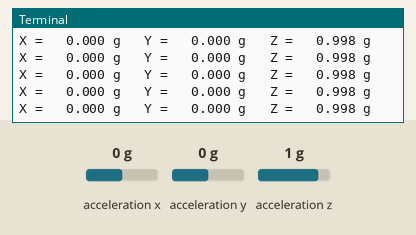
Simulated run of this program. Board: Raspberry Pi (BCM pin numbers). Parts: the last lines printed to the terminal. Inputs (shaded band) come from the test bench; at power-on: acceleration x 0 g, acceleration y 0 g, acceleration z 1 g.

Above: at 1.2 s.
1.3 s: acceleration x set to -1.4 g
At 1.33 s:
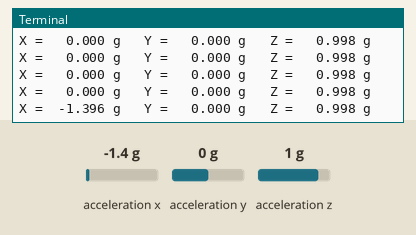
2.8 s: acceleration y set to -1.4 g
At 2.85 s:
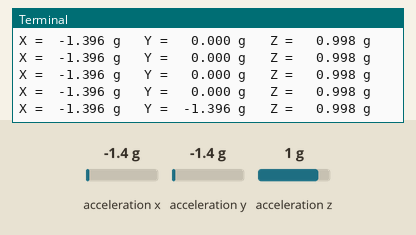
4.3 s: acceleration z set to -1.4 g
At 4.37 s:
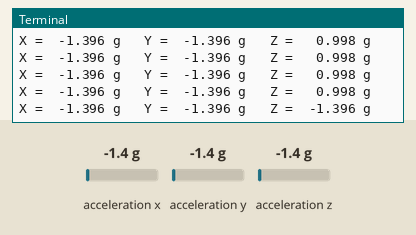
5.8 s: acceleration x set to 0 g
At 5.89 s:
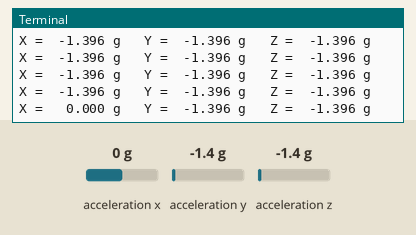
7.3 s: acceleration y set to 0 g
At 7.31 s:
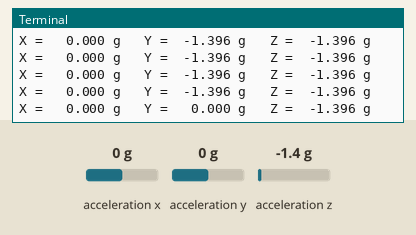
8.8 s: acceleration x set to -0.8 g
At 8.83 s:
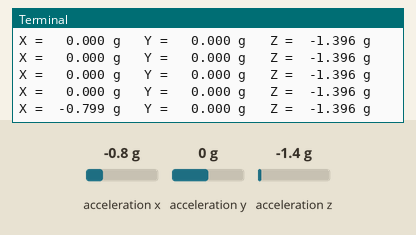

The program:

accelerometer_v2.py
```python
import smbus2
import time
import struct

# Registers
DEVICE = 0x53

POWER_CTL = 0x2D
DATA_FORMAT = 0x31
BW_RATE = 0x2C
DATAX0 = 0x32

bus = smbus2.SMBus(1)


def initialize():
    # 100 Hz output data rate
    bus.write_byte_data(DEVICE, BW_RATE, 0x0A)

    # Full resolution, ±2g
    bus.write_byte_data(DEVICE, DATA_FORMAT, 0x08)

    # Measurement mode
    bus.write_byte_data(DEVICE, POWER_CTL, 0x08)


def read_xyz():
    data = bus.read_i2c_block_data(DEVICE, DATAX0, 6)

    x, y, z = struct.unpack("<hhh", bytes(data))

    # Full resolution scale factor
    scale = 0.0039
    #  good shit
    xg = x * scale
    yg = y * scale
    zg = z * scale

    return xg, yg, zg


initialize()

print("Reading ADXL345...")

try:
    while True:
        x, y, z = read_xyz()

        print(f"X = {x:7.3f} g   Y = {y:7.3f} g   Z = {z:7.3f} g")

        time.sleep(0.1)

except KeyboardInterrupt:
    print("\nFinished.")
```

Measured:
- after the input at 1.3 s, the terminal: prints a new line at once (image 1)
- after the input at 2.8 s, the terminal: prints a new line at once (image 2)
- after the input at 4.3 s, the terminal: prints a new line after 0.06 s (image 3)
- after the input at 5.8 s, the terminal: prints a new line after 0.09 s (image 4)
- after the input at 7.3 s, the terminal: prints a new line at once (image 5)
- after the input at 8.8 s, the terminal: prints a new line at once (image 6)
